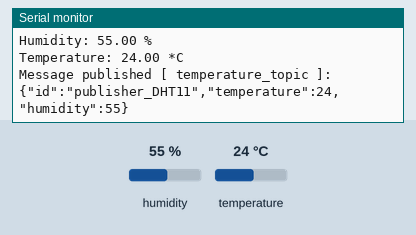
Recording of a sketch running on a simulated ESP8266 (NodeMCU). On the bench: the last lines printed to the serial monitor. The test bench sets the inputs (shaded band); at power-on: humidity 55 %, temperature 24 °C. WiFi joins after 1.5 s; servers stay silent unless stated; no MQTT or app messages arrive unless stated.

Above: at 2.7 s.
2.8 s: humidity set to 22 %
6.2 s: temperature set to 12 °C
At 8.5 s:
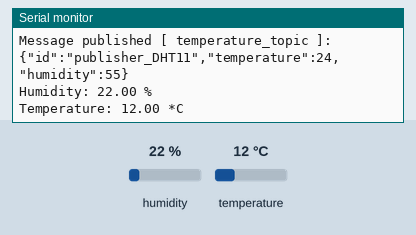
9.6 s: humidity set to 40 %
At 15.4 s:
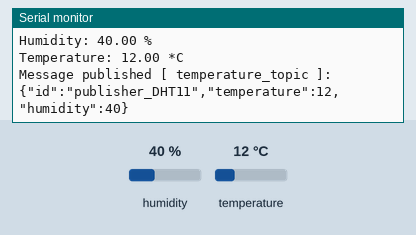

Measured:
- after the input at 6.2 s, the serial monitor: prints a new line after 1.5 s (image 1)
- after the input at 9.6 s, the serial monitor: prints a new line after 4.1 s (image 2)

The sketch:

publisher_DHT11.ino
```cpp
#include "MqttClient.h"
#include "WifiClient.h"
#include "DHT.h" // DHT module library
#include <ArduinoJson.h>

char *ssid_wifi = "HIP";
char *pass_wifi = "bullshit1";

const char *mqtt_broker_ip = "172.20.10.2";
const int mqtt_broker_port = 1883;
const char *client_id = "publisher_DHT11";
const char *publish_topic = "temperature_topic";
WifiClient wifi_client(ssid_wifi, pass_wifi);
MqttClient mqtt_client(mqtt_broker_ip, mqtt_broker_port);

float old_temperature;
float old_humidity;

#define DHTPIN D13 // DHT11's data pin is connected to

#define DHTTYPE DHT11   // DHT type
DHT dht(DHTPIN, DHT11); // instantiate DHT object

void setup()
{
    old_temperature = 0;
    old_humidity = 0;
    Serial.begin(9600);
    wifi_client.connect();
    mqtt_client.connect(client_id);
    dht.begin(); // initialize the sensor
}

void loop()
{
    mqtt_client.check_connection(client_id);
    float humidity = dht.readHumidity();
    if (!isnan(humidity))
    {
        String humidity_str = String(humidity); // convert float to string
        Serial.print("Humidity: " + humidity_str + " %\n");
    }
    else
    {
        Serial.println("Humidity reading from DHT11 sensor failed!");
    }
    float temperature = dht.readTemperature();
    if (!isnan(temperature))
    {
        String temperature_str = String(temperature);
        // convert float to string

        Serial.print("Temperature: " + temperature_str + " *C\n");
    }
    else
    {
        Serial.println("Temperature reading from DHT11 sensor failed!");
    }
    delay(1000);

    if ((temperature != old_temperature) || (humidity != old_humidity))
    {
        DynamicJsonDocument doc(1024);

        doc["id"] = "publisher_DHT11";
        doc["temperature"] = temperature;
        doc["humidity"] = humidity;

        old_humidity = humidity;
        old_temperature = temperature;
        // Generate the prettified JSON and send it to the Serial port
        // serializeJsonPretty(doc, Serial);

        String json_doc;
        serializeJson(doc, json_doc);
        char buf[500];
        json_doc.toCharArray(buf, 500);
        mqtt_client.publish_message(publish_topic, buf);
        delay(5000);
    }
}
```

MqttClient.cpp
```cpp
#include "MqttClient.h"
#include <MQTT.h>
#include <ESP8266WiFi.h>

WiFiClient _wifi_client;
String _msg;
String _topic;
int _num_subscribe_topics;

MqttClient::MqttClient(const char *mqtt_broker_ip, const int mqtt_broker_port)
{
    _mqtt_client.begin(mqtt_broker_ip, _wifi_client);
}

MqttClient::MqttClient(const char *mqtt_broker_ip, const int mqtt_broker_port, String *subscribe_topics, const int num_subscribe_topics)
{
    _mqtt_client.begin(mqtt_broker_ip, _wifi_client);
    _subscribe_topics = subscribe_topics;
    _num_subscribe_topics = num_subscribe_topics;
}

void callback(String &topic, String &payload)
{
    Serial.println("Message arrived [" + topic + "]: " +
                   payload);
    _msg = payload;
    _topic = topic;
}

void MqttClient::connect(const char *client_id)
{
    Serial.print("Connecting to MQTT broker... ");
    while (!_mqtt_client.connect(client_id, "public",
                                 "public"))
    {
        Serial.print(".");
        delay(1000);
    }
    Serial.println("done!");
    for (int i = 0; i < _num_subscribe_topics; i++)
    {
        _mqtt_client.onMessage(callback);
        _mqtt_client.subscribe(_subscribe_topics[i]);
        Serial.println("Subscribed to topic: " +
                       _subscribe_topics[i]);
    }
}

void MqttClient::publish_message(const char *topic, const char *msg)
{
    _mqtt_client.publish(topic, msg);
    Serial.println("Message published [ " + String(topic) +
                   " ]: " + String(msg));
}

void MqttClient::check_connection(const char *client_id)
{
    _mqtt_client.loop();
    delay(10);
    if (!_mqtt_client.connected())
        connect(client_id);
}

String MqttClient::get_msg() { return _msg; }

String MqttClient::get_topic() { return _topic; }

void MqttClient::reset_msg()
{
    _msg = "";
    _topic = "";
}
```

MqttClient.h
```cpp
#include <Arduino.h>
#include <MQTT.h>

class MqttClient
{
public:
    MqttClient(const char *mqtt_broker_ip, const int
                                               mqtt_broker_port);
    MqttClient(const char *mqtt_broker_ip, const int mqtt_broker_port, String *subscribe_topics, const int num_subscribe_topics);
    void connect(const char *client_id);
    void publish_message(const char *topic, const char
                                                *msg);
    void check_connection(const char *client_id);
    String get_msg();
    String get_topic();
    void reset_msg();

private:
    MQTTClient _mqtt_client;
    String *_subscribe_topics;
    int _num_subscribe_topics;
};
```

WifiClient.cpp
```cpp
#include <ESP8266WiFi.h>
#include "WifiClient.h"


WifiClient::WifiClient(char *ssid, char *pass)
{
  _ssid = ssid;
  _pass = pass;
}

void WifiClient::connect()
{
  WiFiClient wifiClient;

  Serial.print("Connecting to WPA SSID [" + String(_ssid) + "]...");
  WiFi.begin(_ssid, _pass);
  while (WiFi.status() != WL_CONNECTED) {
       delay(500);
       Serial.print(".");
    }
  Serial.println("");
  Serial.println("WiFi connected");
  Serial.println("IP address is: ");
  Serial.println(WiFi.localIP());
}
```

WifiClient.h
```cpp
#include <ESP8266WiFi.h>

class WifiClient
{
  public:
    WifiClient(char *ssid, char *pass);
    void connect();
    int wifiStatus;

  private:
    char *_ssid;
    char *_pass;
};
```
